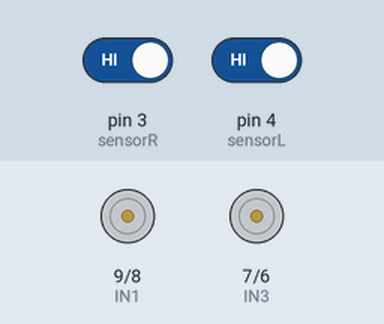
Bench run of a sketch on a simulated Arduino Uno, built with avr-gcc and run on an emulated ATmega328P. Parts: motor-driver pin pairs drawn as motors (green arrow = first pin HIGH = forward, orange = second pin HIGH = backward, longer = more drive, scaled by the enable pin). Inputs (shaded band) come from the test bench; at power-on: pin 3 (sensorR) HIGH, pin 4 (sensorL) HIGH.

Above: at 1.2 s.
1.3 s: pin 3 (sensorR) driven LOW
At 1.7 s:
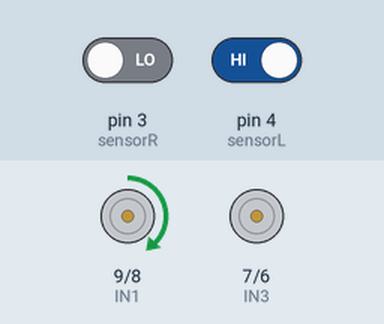
2.8 s: pin 4 (sensorL) driven LOW
At 4.0 s:
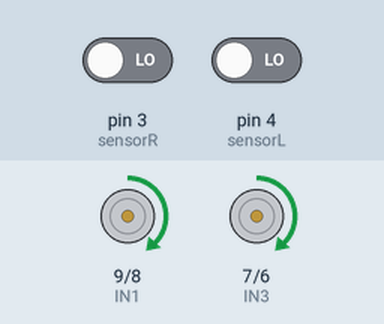
4.3 s: pin 3 (sensorR) driven HIGH
At 5.2 s:
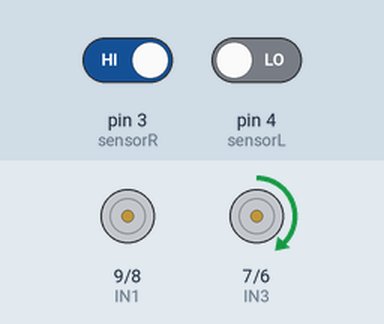
Timing chart, 0 to 7.3 s (numbered marks = the images above; inputs shaded):
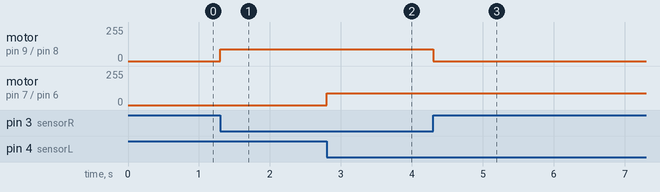

Measured:
- after the input at 1.3 s, motor on pin 9 (IN1) / pin 8 (IN2): stopped → forward 90/255 at once
- after the input at 2.8 s, motor on pin 7 (IN3) / pin 6 (IN4): stopped → forward 90/255 at once
- after the input at 4.3 s, motor on pin 9 (IN1) / pin 8 (IN2): forward 90/255 → stopped at once

The sketch:

sketch_feb13a.ino
```cpp
int speedL = 10;
int IN1 = 9;
int IN2 = 8;
int IN3 = 7;
int IN4 = 6;
int speedR = 5;
int sensorL = 4;
int sensorR = 3;

void setup() {
  pinMode(speedL, OUTPUT);
  pinMode(speedR, OUTPUT);
  pinMode(IN1, OUTPUT);
  pinMode(IN2, OUTPUT);
  pinMode(IN3, OUTPUT);
  pinMode(IN4, OUTPUT);

  pinMode(sensorL, INPUT);
  pinMode(sensorR, INPUT);
}

void loop() {
  int sl = digitalRead(sensorL);
  int sr = digitalRead(sensorR);

  if (sl == 0 && sr == 0) {
    moveForward();
  }
  else if (sl == 1 && sr == 0) {
    turnRight();
  }
  else if (sl == 0 && sr == 1) {
    turnLeft();
  }
  else {
    stopMotors();
  }
}

void moveForward() {
  analogWrite(speedL, 90);
  analogWrite(speedR, 90);
  digitalWrite(IN1, HIGH);
  digitalWrite(IN2, LOW);
  digitalWrite(IN3, HIGH);
  digitalWrite(IN4, LOW);
}

void turnRight() {
  analogWrite(speedL, 90);
  analogWrite(speedR, 0);
  digitalWrite(IN1, HIGH);
  digitalWrite(IN2, LOW);
  digitalWrite(IN3, LOW);
  digitalWrite(IN4, LOW);
}

void turnLeft() {
  analogWrite(speedL, 0);
  analogWrite(speedR, 90);
  digitalWrite(IN1, LOW);
  digitalWrite(IN2, LOW);
  digitalWrite(IN3, HIGH);
  digitalWrite(IN4, LOW);
}

void stopMotors() {
  analogWrite(speedL, 0);
  analogWrite(speedR, 0);
  digitalWrite(IN1, LOW);
  digitalWrite(IN2, LOW);
  digitalWrite(IN3, LOW);
  digitalWrite(IN4, LOW);
}
```
